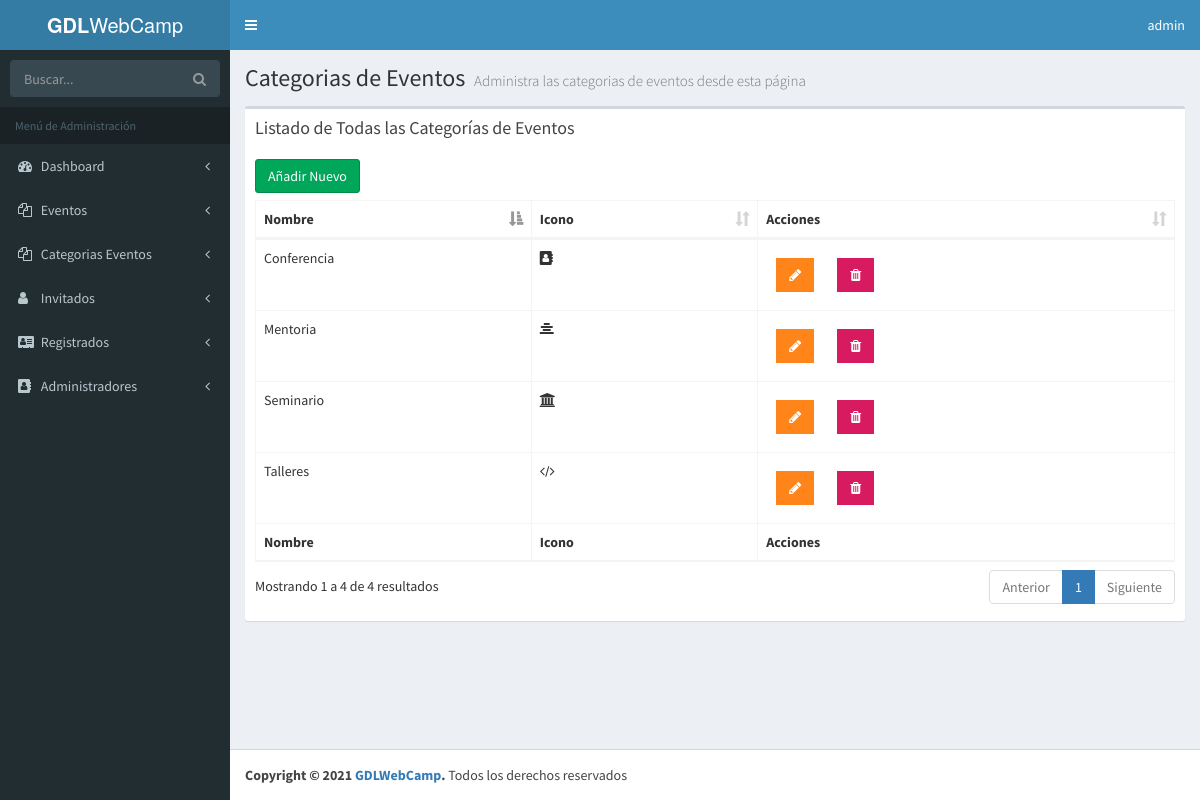
Screenshot of /admin/lista-categorias.php (signed in) with the database file from the repository.
### tables this page shows
CREATE TABLE `categoria_evento` (
  `id_categoria` tinyint(10) NOT NULL,
  `cat_evento` varchar(50) NOT NULL,
  `icono` varchar(15) NOT NULL,
  `actualizado` datetime NOT NULL
);

### admin/lista-categorias.php (the view, shortened to what this page needs)
<?php
include_once 'funciones/funciones.php';
include_once 'templates/header.php'; ?>
<body class="hold-transition skin-blue fixed sidebar-mini">
<div class="wrapper">
    <?php include_once 'templates/barra.php'; ?>
    <?php include_once 'templates/navegacion.php'; ?>
  <div class="content-wrapper">
    <section class="content-header">
      <h1>
        Categorias de Eventos
        <small>Administra las categorias de eventos desde esta página</small>
      </h1>
    </section>
    <section class="content">
    <div class="row">
      <div class="col-xs-12">
        <div class="box">
          <div class="box-header">
            <h3 class="box-title">Listado de Todas las Categorías de Eventos</h3>
          </div>
          <div class="box-body">
            <a href="nuevo-categoria.php" class="btn btn-success">Añadir Nuevo</a>
            <table id="registros" class="table table-bordered table-hover">
                <thead>
                        <tr>
                            <th>Nombre</th>
                            <th>Icono</th>
                            <th>Acciones</th>
                        </tr>
                </thead>
                <tbody>
                <?php
                  try {
                    $sql = "SELECT * FROM categoria_evento ";
                    $resultado = $conn->query($sql);
                  } catch (Exception $e) {
                    $error = $e->getMessage();
                  }
                  while($categoria = $resultado->fetch_assoc() ) {  ?>
                      <tr>
                              <td><?php echo $categoria['cat_evento']; ?></td>
                              <td><i class="fa <?php echo $categoria['icono']; ?>"><i></td>
                              <td>
                                  <a href="editar-categoria.php?id=<?php echo $categoria['id_categoria']; ?>" type="button" class="btn bg-orange btn-flat margin"> <i class="fa fa-pencil" aria-hidden="true"></i></a>
                                  <a href="#" data-id="<?php echo $categoria['id_categoria']; ?>" data-tipo="categoria" type="button" class="btn bg-maroon btn-flat margin borrar_registro"><i class="fa fa-trash" aria-hidden="true"></i></a>
                             </td>
                      </tr>
                  <?php } ?>
                </tbody>
                <tfoot>
                      <tr>
                            <th>Nombre</th>
                            <th>Icono</th>
                            <th>Acciones</th>
                      </tr>
                </tfoot>
            </table>
          </div>
        </div>
      </div>
    </div>
  </section>
  </div>
<?php
  include_once 'templates/footer.php';
  include_once 'templates/footer-scripts.php';
?>

### rows the page displays
categoria_evento: cat_evento "Seminario"
categoria_evento: cat_evento "Conferencia"
categoria_evento: cat_evento "Talleres"
categoria_evento: cat_evento "Mentoria"

### other values shown
$usuario "admin"
